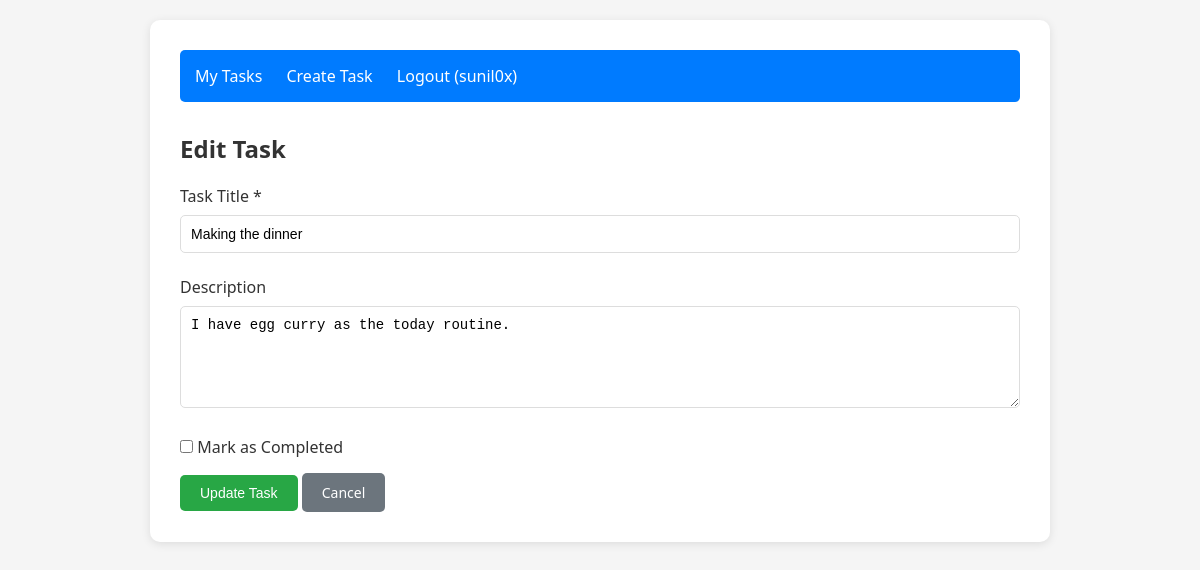
/task/1/update/ (signed in), run on the app's committed database.
### tasks/models.py (models this page shows, shortened)
class Task(models.Model):
    user = models.ForeignKey(User,on_delete=models.CASCADE)
    title = models.CharField(max_length =200)
    description = models.TextField(blank=True)
    completed = models.BooleanField(default = False)
    created_at = models.DateTimeField(auto_now_add = True)
    class Meta:
        ordering = ['-created_at']

### tasks/views.py (the view, shortened to what this page needs)
# urls.py: path('task/<int:pk>/update/',views.task_update, name ='task_update'),
@login_required
def task_update(request, pk):
    task = get_object_or_404(Task, pk=pk, user=request.user)
    return render(request, 'tasks/task_form.html', {'task': task})

### tasks/templates/tasks/task_form.html (shortened to what this page needs)
{% extends 'tasks/base.html' %}
{% block content %}
<h2>{% if task %}Edit Task{% else %}Create New Task{% endif %}</h2>
<form method="post">
    <div class="form-group">
        <label for="title">Task Title *</label>
        <input type="text" id="title" name="title" value="{% if task %}{{ task.title }}{% endif %}" required>
    </div>
    <div class="form-group">
        <label for="description">Description</label>
        <textarea id="description" name="description" rows="5">{% if task %}{{ task.description }}{% endif %}</textarea>
    </div>
    {% if task %}
    <div class="form-group">
        <label>
            <input type="checkbox" name="completed" {% if task.completed %}checked{% endif %}>
            Mark as Completed
        </label>
    </div>
    {% endif %}
    <button type="submit" class="btn btn-success">
        {% if task %}Update Task{% else %}Create Task{% endif %}
    </button>
    <a href="{% url 'task_list' %}" class="btn" style="background-color: #6c757d;">Cancel</a>
</form>
{% endblock %}

### tasks/templates/tasks/base.html (shortened to what this page needs)
<!DOCTYPE html>
<html lang="en">
<head>
</head>
<body>
    <div class="container">
        <nav>
            {% if user.is_authenticated %}
                <a href="{% url 'task_list' %}">My Tasks</a>
                <a href="{% url 'task_create' %}">Create Task</a>
                <a href="{% url 'logout' %}">Logout ({{ user.username }})</a>
            {% else %}
                <a href="{% url 'login' %}">Login</a>
                <a href="{% url 'register' %}">Register</a>
            {% endif %}
        </nav>
        {% block content %}
        {% endblock %}
    </div>
</body>
</html>

### tasks/templates/tasks/base.html (style rules this page uses)
* { margin: 0; padding: 0; box-sizing: border-box; }
body { font-family: 'Segoe UI', Tahoma, Geneva, Verdana, sans-serif; background-color: #f5f5f5; padding: 20px; }
.container { max-width: 900px; margin: 0 auto; background: white; padding: 30px; border-radius: 10px; box-shadow: 0 2px 10px rgba(0,0,0,0.1); }
h1, h2 { color: #333; margin-bottom: 20px; }
nav { background-color: #007bff; padding: 15px; border-radius: 5px; margin-bottom: 30px; }
nav a { color: white; text-decoration: none; margin-right: 20px; font-weight: 500; }
.btn { display: inline-block; padding: 10px 20px; background-color: #007bff; color: white; text-decoration: none; border-radius: 5px; border: none; cursor: pointer; font-size: 14px; }
.btn-success { background-color: #28a745; }
form input[type="text"], form input[type="password"], form textarea { width: 100%; padding: 10px; margin: 8px 0; border: 1px solid #ddd; border-radius: 5px; font-size: 14px; }
form label { display: block; margin-top: 10px; font-weight: 500; color: #333; }
.form-group { margin-bottom: 15px; }

### data on the page
Task: title "Making the dinner", description "I have egg curry as the today routine."

### other printed values
{{ user.username }} "sunil0x"
